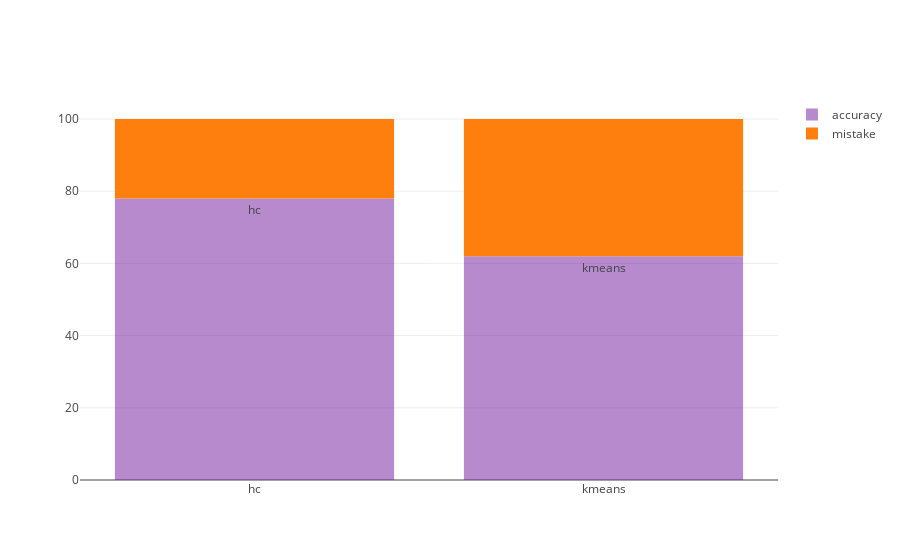

Notebook source saved alongside this figure:
### Code cell
import plotly.plotly as py
import plotly.graph_objs as go
from plotly.offline import init_notebook_mode, iplot
init_notebook_mode(connected=True)
trace1 = go.Bar(
x = dt.name,
y = dt.value,
name="accuracy",
marker = {"color":"rgba(111,23,155,0.5)"},
text=dt.name
)
trace2 = go.Bar(
x = dt.name,
y = dt.hundred,
name="mistake",
marker = {"color":"rgba(47,69,187)"},
)
fig_data = [trace1,trace2]
layout = go.Layout(barmode = "relative")
fig = go.Figure(data = fig_data, layout = layout)
iplot(fig)

### Figure 1 — Plotly figure (JSON) as saved in the notebook; plotly's stock layout.template omitted (floating-point values rounded to 4 significant figures)
{"data": [{"marker": {"color": "rgba(111,23,155,0.5)"}, "name": "accuracy", "text": ["hc", "kmeans"], "type": "bar", "uid": "10826905-c872-4869-b38d-c348bb142529", "x": ["hc", "kmeans"], "y": [78, 62]}, {"marker": {"color": "rgba(47,69,187)"}, "name": "mistake", "type": "bar", "uid": "12c9fb46-05c9-471a-bde3-5606da542734", "x": ["hc", "kmeans"], "y": [22, 38]}], "layout": {"barmode": "relative"}}
